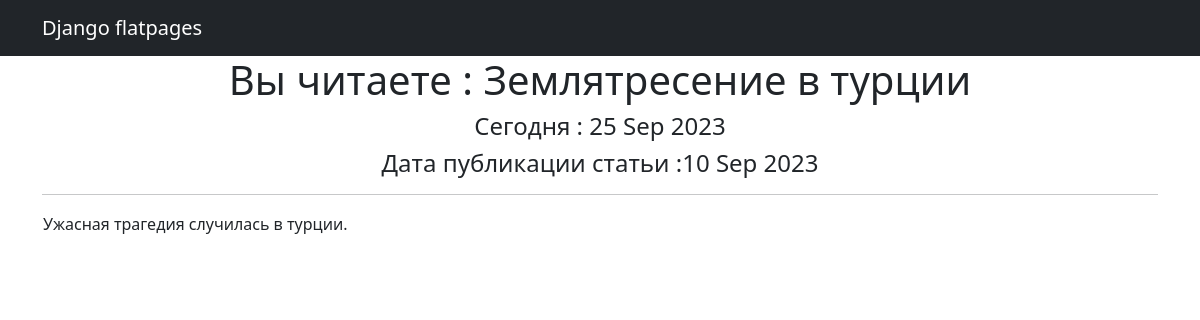
Screenshot of /news/3 with the database file from the repository.
### news/models.py (models this page shows, shortened)
class Post(models.Model):
    author = models.ForeignKey(Author, on_delete=models.CASCADE)
    NEWS = "NW"
    ARTICLE = "AR"
    CATEGORY_CHOICES = (
        (NEWS, 'Новость'),
        (ARTICLE, 'Статья')
    )
    categoryType = models.CharField(max_length=2, choices=CATEGORY_CHOICES, default=ARTICLE)
    dateCreation = models.DateTimeField(auto_now_add=True)
    postCategory = models.ManyToManyField(Category, through='PostCategory')
    title = models.CharField(max_length=128)
    text = models.TextField()
    rating = models.SmallIntegerField(default=0)
    class Meta:
        ordering = ["-dateCreation", 'title']

### news/views.py (the view)
# urls.py: path('<int:pk>', PostDetail.as_view(), name='post_detail'),
class PostDetail(DetailView):
    model = Post
    template_name = 'post.html'
    context_object_name = 'post'
    def get_context_data(self, **kwargs):
        context = super().get_context_data(**kwargs)
        context['time_now'] = datetime.utcnow()
        context['fresh_news'] = "Сегодня в 16.00 репортаж с места проишествия!"
        return context

### news/templatetags/custom_filters.py (called while the page is built)
@register.filter()
def censor(message):
   bad_words = ['дурак','чмо','редиска','мат', 'бля', 'ху', 'пизд', 'пищи' ]  # непристойные выражения
   message_1 = message.lower()
   for i in bad_words:
      if i in message_1:
         message_1 = message_1.replace(i, "*" * len(i))
   message = message_1[0].title() + message_1[1:]
   return message

### templates/post.html (shortened to what this page needs)
{% extends 'flatpages/default.html' %}
{% load custom_filters %}
{% block content %}
<h1>Вы читаете :  {{post.title|censor}}</h1>
   <h4>Сегодня : {{ time_now|date:'d M Y' }}</h4>
   <h4>Дата публикации статьи :{{ post.dateCreation|date:'d M Y'}} </h4>
   <hr>
       <table>
           <tr>
               <td>{{ post.text|censor }}</td>
           </tr>
       </table>
{% endblock content %}

### rows the page displays
Post: title|censor "Землятресение в турции", dateCreation "10 Sep 2023", text|censor "Ужасная трагедия случилась в турции."

### other values shown
{{ time_now|date:'d M Y' }} "25 Sep 2023"
